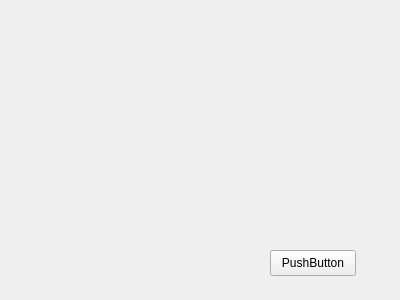
<?xml version="1.0" encoding="UTF-8"?>
<ui version="4.0">
 <class>Form</class>
 <widget class="QWidget" name="Form">
  <property name="geometry">
   <rect>
    <x>0</x>
    <y>0</y>
    <width>400</width>
    <height>300</height>
   </rect>
  </property>
  <property name="windowTitle">
   <string>Form</string>
  </property>
  <widget class="QPushButton" name="pushButton">
   <property name="geometry">
    <rect>
     <x>270</x>
     <y>250</y>
     <width>86</width>
     <height>26</height>
    </rect>
   </property>
   <property name="text">
    <string>PushButton</string>
   </property>
  </widget>
 </widget>
 <resources/>
 <connections/>
</ui>
